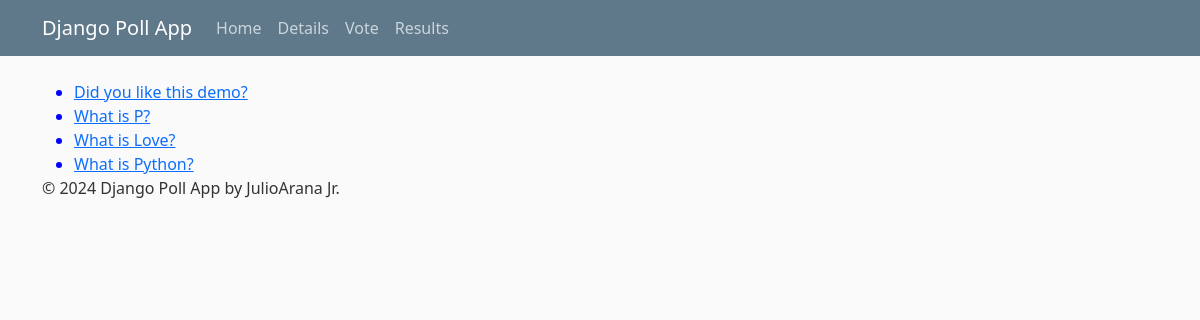
The page / on the database its author committed.
### polls/models.py (models this page shows, shortened)
class Question(models.Model):
    question_text = models.CharField(max_length=200)
    pub_date = models.DateTimeField("date published")

### polls/views.py (the view)
# urls.py: path("", views.IndexView.as_view(), name="index"),
class IndexView(generic.ListView):
    template_name = "polls/index.html"
    context_object_name = "latest_question_list"
    def get_queryset(self):
        return Question.objects.order_by("-pub_date")[:5]

### polls/templates/polls/index.html
{% extends "polls/base.html" %}
{% block content %}
    {% if latest_question_list %}
        <ul>
        {% for question in latest_question_list %}
            <li>
                <a href="{% url 'polls:detail' question.id %}">{{ question.question_text }}</a>
            </li>
        {% endfor %}
        </ul>
    {% else %}
        <p>No polls are available.</p>
    {% endif %}
{% endblock %}

### polls/static/polls/style.css (style rules this page uses)
body { background: #fafafa; color: #333333; margin-top: 5rem; }
ul { margin: 0; }
li { color: blue; }

### rows shown on the page
Question: question_text "Did you like this demo?"
Question: question_text "What is P?"
Question: question_text "What is Love?"
Question: question_text "What is Python?"
